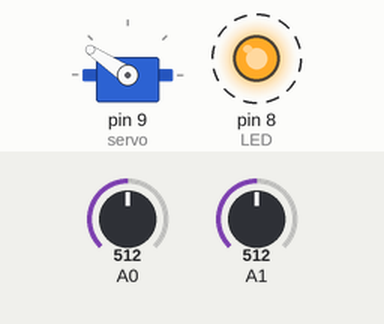
The sketch below on a simulated Arduino Uno, built with avr-gcc and run on an emulated ATmega328P. Shown: servo, output pins drawn as LEDs (lit = HIGH). Dashed ring = blinking. The test bench sets the inputs (shaded band); at power-on: A0 = 512, A1 = 512. Servo pulses on a pin are drawn as a servo (544–2400 µs = 0–180°); pins used as bus, display or sensor lines are not drawn; what the sketch prints to the serial monitor is not drawn.

Above: at 4.8 s.
4.9 s: A0 set to 0
At 9.2 s:
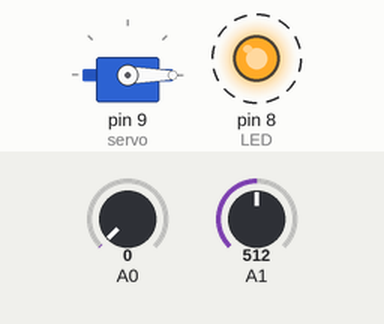
14.2 s: A1 set to 635
At 15.0 s:
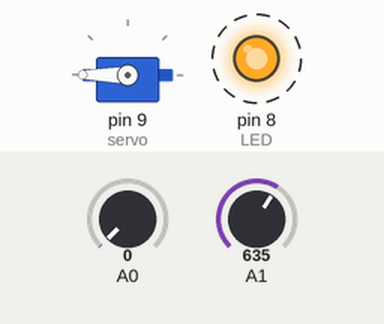
20.3 s: A0 set to 306
At 21.6 s:
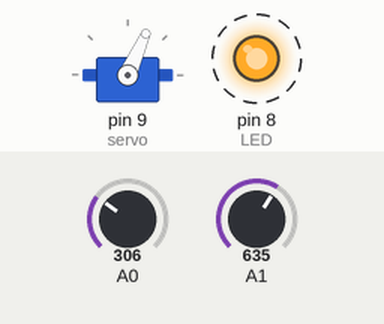
26.4 s: A0 set to 122
31.4 s: A0 set to 511
Timing chart, 0 to 37.6 s (numbered marks = the images above; inputs shaded):
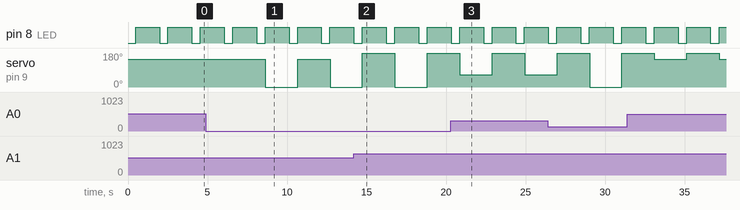

Measured:
- after the input at 4.9 s, servo on pin 9 (servo): 146° → 0° after 3.7 s, → 146° 2.0 s later, → 0° 2.0 s later
- by itself, pin 8 (LED): alternates HIGH for 1.5 s and LOW for 0.54 s

The sketch:

main.ino
```cpp
#include <avr/io.h>
#include <util/delay.h>
#include <avr/interrupt.h>

// Declarations
#define MAX_COUNTS 4999
#define MAX_SERVO  625                     // Max servou duty cycle  for max right
#define MIN_SERVO  125                     // min servo duty cycle for full left
#define STEP_SERVO 5
#define ADC_PRESCALER ((1 << ADPS2) | (1 << ADPS1) | (1 << ADPS0))

static inline void init_io(void);
static inline void init_timer(void);
static inline void init_adc(void);
static inline void turn_on_servo(void);
static inline void turn_off_servo(void);
static inline uint16_t get_anal_inp(uint8_t port);
static inline void move_servo(uint16_t step);

// Functions
static inline void init_io(void){
  DDRB |= (1 << PB1) | (1 << PB0);         // Pin 9 to control servo with PWM, Pin 8 - Status led
}

static inline void init_timer(void){
  TCCR1A |= (1 << COM1A1);               // Set OC1A foor FAST PWM
  TCCR1A |= (1 << WGM11);
  TCCR1B |= (1 << CS11) | (1 << CS10);    // Set prescaler to 64 -> 0.04us
  TCCR1B |= (1 << WGM12) | (1 << WGM13);  // turn on Fast PWM
  ICR1 = MAX_COUNTS;                       // 5000 * 0.04us = 20us which is servos pwm period, we canuse ICR1 also for timing.
}

static inline void init_adc(void){
  ADMUX |= (1 << REFS0);                  // Voltage reference selection for ADC
  ADCSRA |= (1 << ADEN) ;   // Turn on ADC and set prescaler
}

static inline void turn_on_servo(void){
  DDRB |= (1 << PB1);
  PORTB |= (1 << PB0);                     // Turn on LED
}

static inline void turn_off_servo(void){
  DDRB &= ~(1 << PB1);
  PORTB &= ~(1 << PB0);                    // Turn off LED
}

static inline uint16_t get_anal_inp(uint8_t port){  // port can be either 0 or 1
  uint16_t port_result;
  if (port > 0)
    ADMUX |= (1 << MUX0);
  ADCSRA |= (1 << ADSC);                    // start conversion
  loop_until_bit_is_clear(ADCSRA, ADSC);
  port_result = ADC;
  Serial.print("ADC Result =  ");
  Serial.println(port_result);
  //port_result = (port_result >> 7);         // get only the first 3 bits
  if (port_result < MIN_SERVO){
    port_result = MIN_SERVO;
  }
  if (port_result > MAX_SERVO){
    port_result = MAX_SERVO;
  }
  if (port > 0)
    ADMUX &=~(1 << MUX0);
  return port_result;
}

static inline void move_servo(uint16_t step){
  turn_on_servo();
  OCR1A = step;
  _delay_ms(1500);
  turn_off_servo();
}

int main(void){
  uint16_t servo_step;
  // Init Ports
  init_io();

  // Init Timers
  init_timer();

  // Init ADC
  init_adc();

  Serial.begin(9600);

  while(1){
    servo_step = get_anal_inp(0);
    Serial.print("Servo Step 0 = ");
    Serial.println(servo_step);
    _delay_ms(500);
    move_servo(servo_step);
    servo_step = get_anal_inp(1);
    Serial.print("Servo Step 1 = ");
    Serial.println(servo_step);
    _delay_ms(500);
    move_servo(servo_step);
  }
}
```
